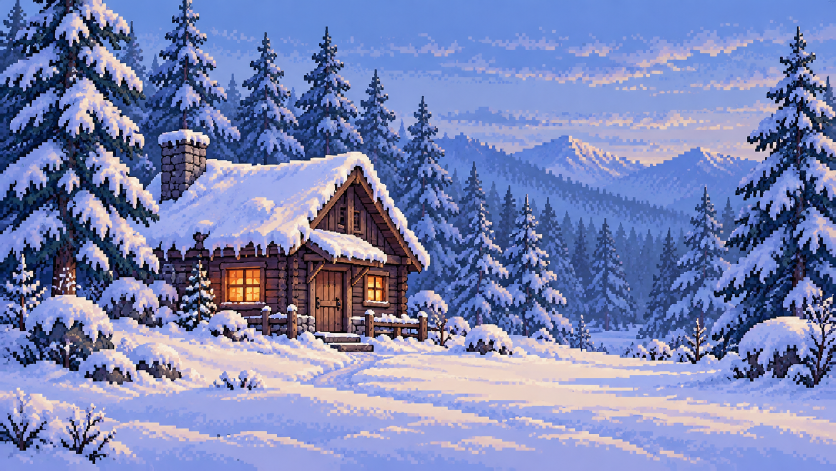
#> input picture art/source/winter-cabin.png, 1672 x 941 px (shown at 1/2 size)
$ python generate_winter.py
#> lines starting #> are read from the running program, lines starting #| are printed output that depends on the picture
"""Offline 320x180 winter painting with falling snow that dissolves into the ground."""
from functools import lru_cache
import hashlib
import json
import math
import random
from pathlib import Path
from PIL import Image, ImageDraw
from generate_assets import bitmap_xml

ROOT = Path(__file__).resolve().parents[1]
RES = ROOT/'app/src/main/res'
W,H,N = 320,180,96
LAND_AT, MERGED_AT = .83,.98
SNOW_COLORS = [(247,250,255),(224,236,255),(200,218,245),(176,199,231)]


def snow_specs():
    rng=random.Random(261027)
    return [dict(land_x=rng.uniform(16,W-16),land_y=rng.uniform(150,H-4),
                 drift=rng.uniform(5,23),amplitude=rng.uniform(1,3.5),
                 phase=(i*N/80+rng.uniform(-.35,.35))%N,
                 size=2 if i%5==0 else 1,color=i%4,waves=rng.choice([1,2]))
            for i in range(80)]


def state(p, frame):
    t=((frame+p['phase'])%N)/N
    q=min(t/LAND_AT,1)
    x=p['land_x']-p['drift']*(1-q)
    x+=p['amplitude']*math.sin(math.tau*q*p['waves'])*math.sin(math.pi*q)
    y=-5+(p['land_y']+5)*q
    merge=max(0,min(1,(t-LAND_AT)/(MERGED_AT-LAND_AT)))
    # Smoothstep brings the snowfall to its resting local snow color, then disappears.
    alpha=1-merge*merge*(3-2*merge)
    return x,y,alpha,merge


@lru_cache(maxsize=16384)
def nearest_color(rgb, palette):
    return min(palette,key=lambda c:sum((a-b)**2 for a,b in zip(c,rgb)))


def palette_for(base):
    return tuple(sorted(set(base.get_flattened_data())|set(SNOW_COLORS)))


def render(base, frame):
    im=base.convert('RGBA'); draw=ImageDraw.Draw(im); palette=palette_for(base)
    for p in snow_specs():
        fx,fy,alpha,merge=state(p,frame)
        if alpha<=0: continue
        x,y=round(fx),round(fy)
        pixels=[(x,y)]
        if p['size']==2 and merge<.45: pixels += [(x+1,y)]
        for px,py in pixels:
            if not (0<=px<W and 0<=py<H): continue
            ground=base.getpixel((px,py))
            mixed=tuple(round(s*alpha+g*(1-alpha)) for s,g in zip(SNOW_COLORS[p['color']],ground))
            draw.point((px,py), fill=nearest_color(mixed,palette))
    mask=Image.new('L',(W,H)); ImageDraw.Draw(mask).rounded_rectangle((0,0,W-1,H-1),radius=5,fill=255)
    im.putalpha(mask)
    return im


def main():
    source=Image.open(ROOT/'art/source/winter-cabin.png').convert('RGB')
#> source is the input picture: PIL image 1672x941 RGB; mean R, G, B 121.7, 131.5, 180.1
    small=source.resize((W,H),Image.Resampling.NEAREST)
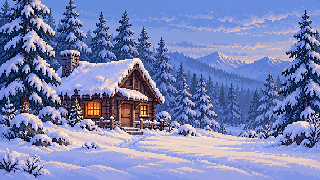
#> small: PIL image 320x180 RGB; mean R, G, B 121.7, 131.5, 180.2
    base=small.quantize(colors=96,dither=Image.Dither.NONE).convert('RGB')
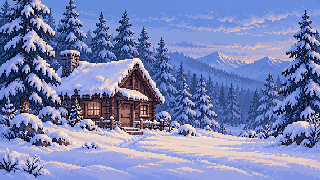
#> base: PIL image 320x180 RGB; mean R, G, B 121.2, 131.6, 180.7
    # Tiny amber windows are easily lost when a snow-dominated palette is reduced.
    # Protect the source's warm pixels with their own small palette, without repainting.
    def warm(c): return c[0]>c[2]*1.3 and c[0]>c[1]*1.1
#> (the run stopped early here; a loop or call above may not have finished)

$ run again, with art/source/immortals-stone-day.png copied over art/source/winter-cabin.png
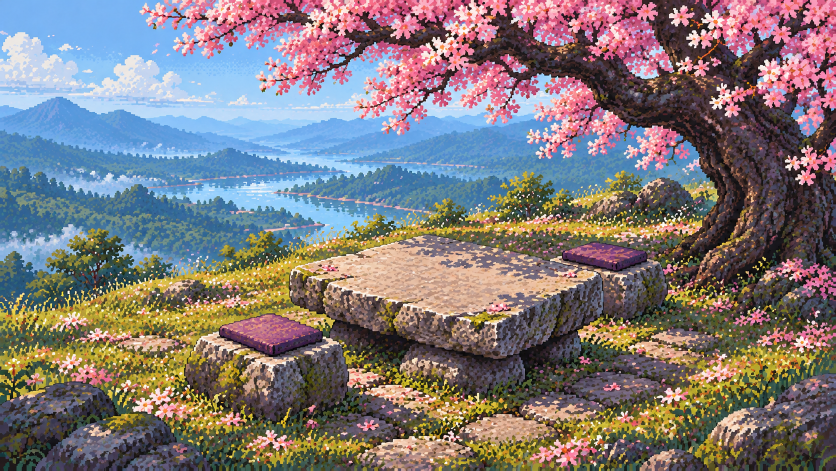
#> input picture art/source/immortals-stone-day.png, 1672 x 941 px (shown at 1/2 size)
#> in main, source is the input picture: PIL image 1672x941 RGB; mean R, G, B 128.4, 120.5, 121.7
#> in main, `small=source.resize((W,H),Image.Resampling.NEAREST)`:
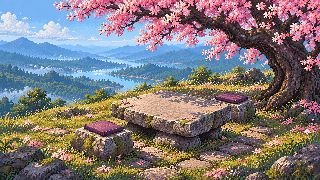
#> small: PIL image 320x180 RGB; mean R, G, B 128.3, 120.6, 121.7
#> in main, `base=small.quantize(colors=96,dither=Image.Dither.NONE).convert('RGB')`:
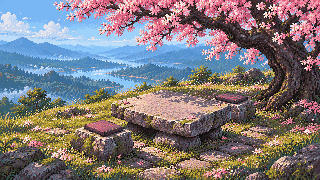
#> base: PIL image 320x180 RGB; mean R, G, B 127.5, 120.5, 123.2
